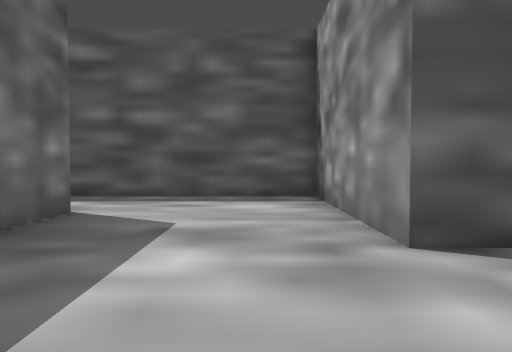
[1] (above)

17 first-person views from a walk through a 3-D level made in the Godot game engine. The camera is 1.3 m above the floor, tilts 2° down and sees 70° across. The floor is counted in squares, 1.75 m on a side. Each view is taken from the middle of a square. On the plan, view 1 faces up. The plan holds only what a view shows up to about 11 squares ahead; the rest is blank. The place goes on beyond the plan.

[2]
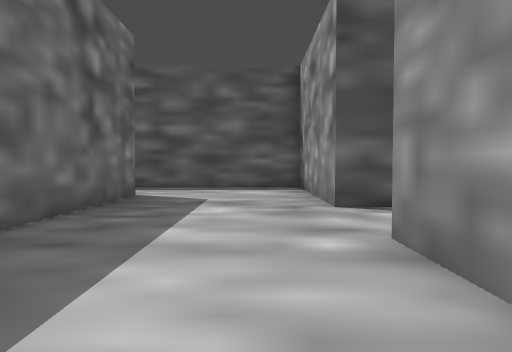

[3]
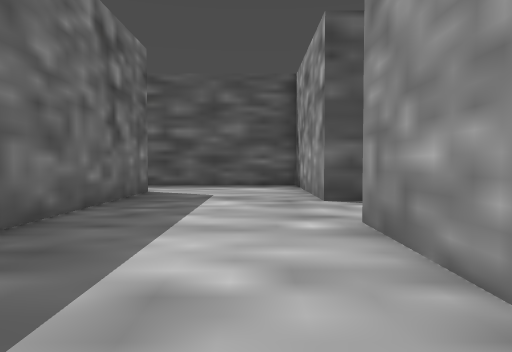

[4]
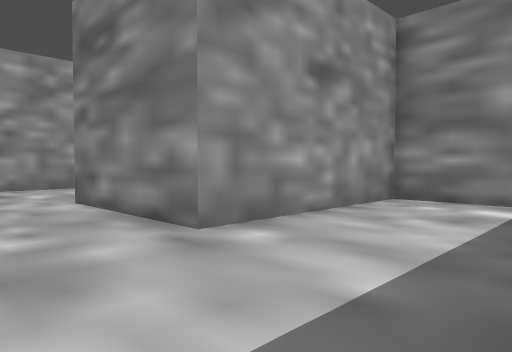

[5]
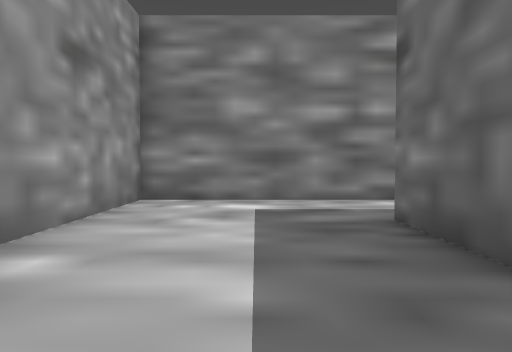

[6]
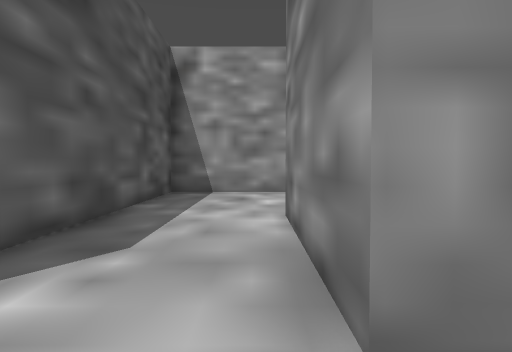

[7]
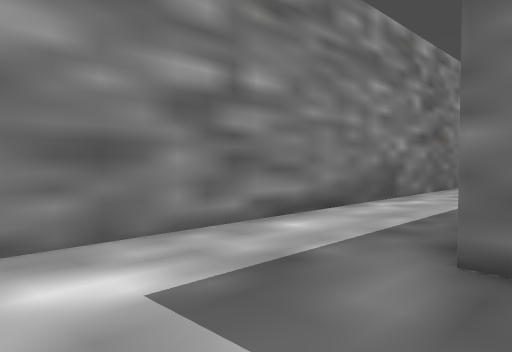

[8]
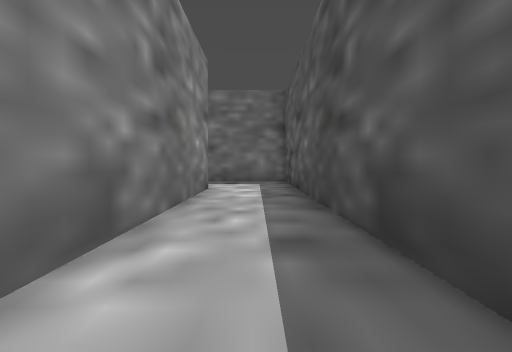

[9]
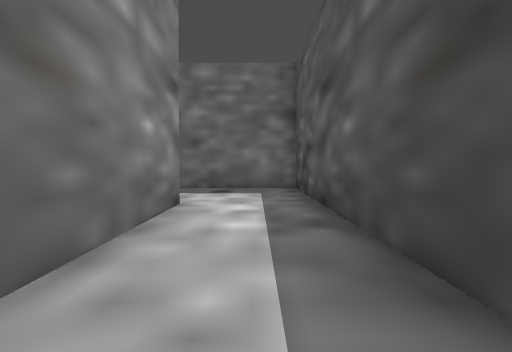

[10]
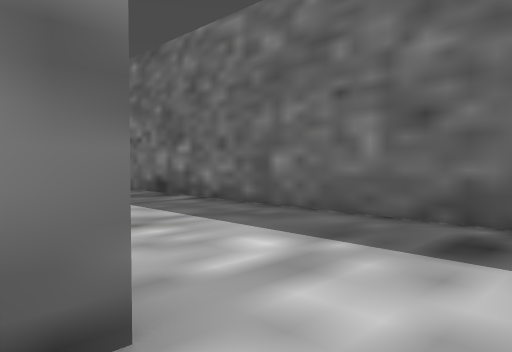

[11]
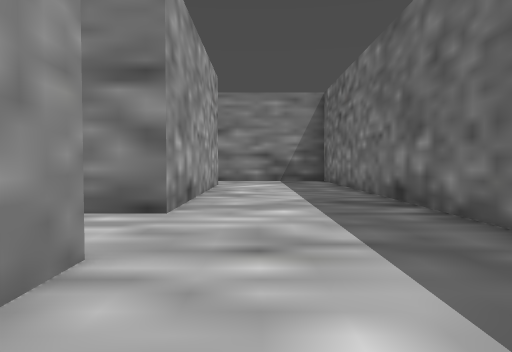

[12]
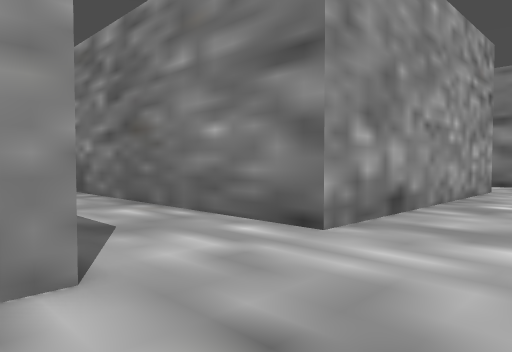

[13]
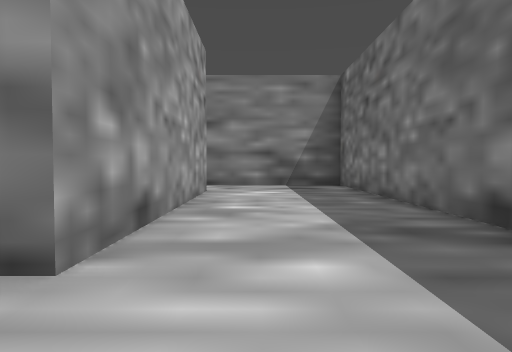

[14]
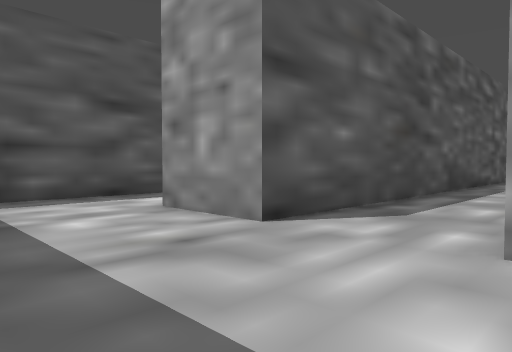

[15]
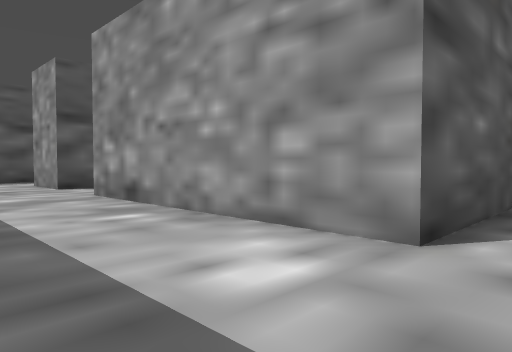

[16]
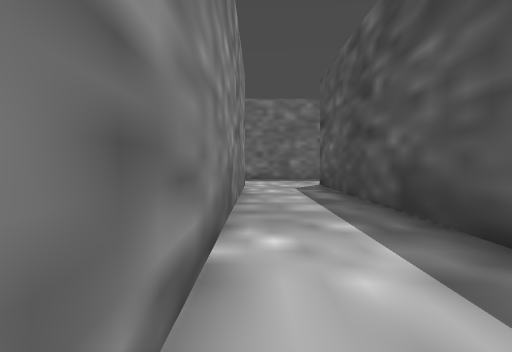

[17]
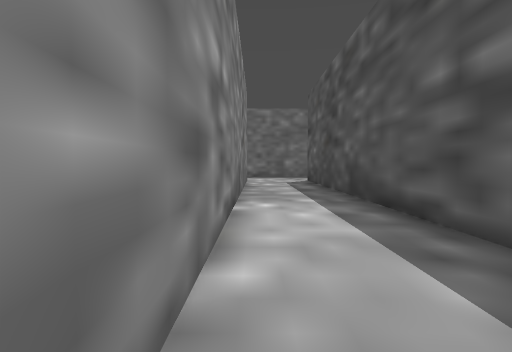

### Floor plan
Points are (right, up) in squares from view 1. A wall is a line through its corners. A room is listed if a view was taken in it or the views show most of it. See-through windows are left out.
Room 1 (views 1, 2, 3, 4, 5, 6, 7)
walls: (-2.8, 5.6) (-2.8, -1.9); (-1.4, -4.4) (1.3, -4.4) (1.3, 0.6) (5.2, 0.6); (6.6, 3.2) (1.3, 3.2) (1.3, 8.1) (-1.4, 8.1)
ways out: opening at (-2.5, -3.5) to room 2; opening at (-2, 6.5); opening at (6, 1.5)
Room 2 (views 8, 9, 10, 11, 12, 13, 14, 15, 16, 17)
walls: (-10.9, -16.7) (-14.7, -16.7) (-14.7, -9.4) (0.5, -9.4); (-2.1, -6.8) (-14.7, -6.8) (-14.7, -4.4) (-1.4, -4.4); (-5.6, -1.8) (-18.9, -1.8) (-18.9, -18)
ways out: opening at (-2.5, -3.5) to room 1; opening at (-10.5, -17.5)

Positions as (right, up) in squares from view 1, and headings:
1: (0, 0), facing up
2: (0, -3), facing up
3: (0, -4), facing up
4: (-2, 3), facing down-right
5: (-1, 3), facing down
6: (0, 1), facing right
7: (0, -1), facing down-left
8: (-4, -3), facing left
9: (-8, -3), facing left
10: (-14, -3), facing down-left
11: (-16, -4), facing down
12: (-17, -6), facing down-right
13: (-16, -7), facing down
14: (-18, -10), facing up-right
15: (-18, -18), facing up-right
16: (-2, -9), facing left
17: (1, -9), facing left
